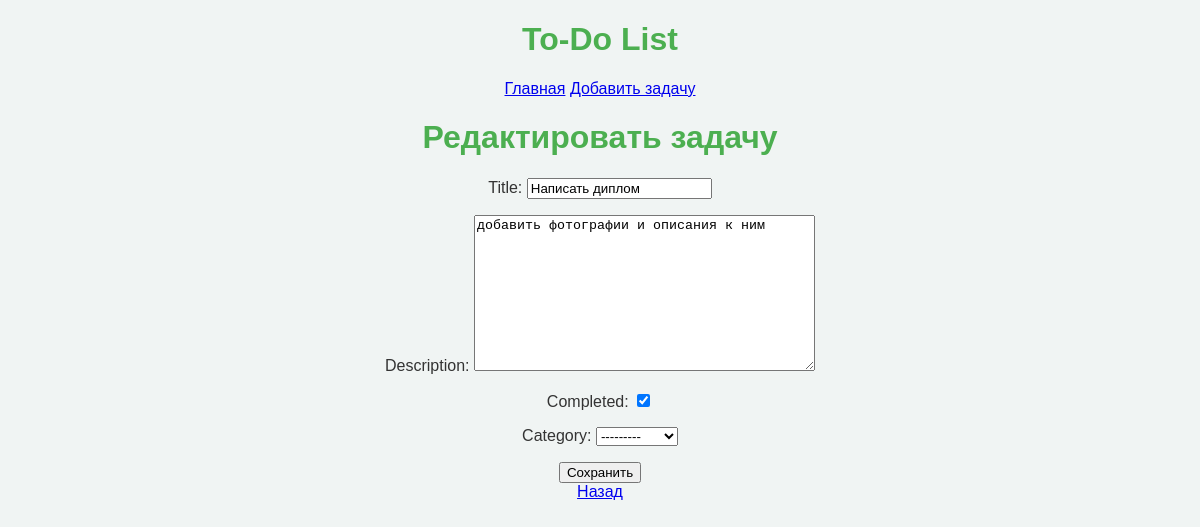
The page /edit/3/ on the database its author committed.
### tasks/models.py (models this page shows, shortened)
class Task(models.Model):
    title = models.CharField(max_length=200)
    description = models.TextField(blank=True, max_length=300)
    completed = models.BooleanField(default=False)
    created_at = models.DateTimeField(auto_now_add=True)
    category = models.ForeignKey(Category, on_delete=models.CASCADE, null=True, blank=True)

### tasks/views.py (the view)
# urls.py: path('edit/<int:task_id>/', views.task_update, name='task_update'),
def task_update(request, task_id):
    task = Task.objects.get(id=task_id)
    if request.method == 'POST':
        form = TaskForm(request.POST, instance=task)
        if form.is_valid():
            form.save()
            return redirect('task_list')
    else:
        form = TaskForm(instance=task)
    return render(request, 'tasks/task_form.html', {'form': form})

### tasks/forms.py
class TaskForm(forms.ModelForm):
    class Meta:
        model = Task
        fields = ['title', 'description', 'completed', 'category']

### tasks/models.py (called while the page is built)
    def __str__(self):
        return self.name

### tasks/templates/tasks/task_form.html (shortened to what this page needs)
{% extends "base.html" %}
{% block content %}
<h1>{% if form.instance.pk %}Редактировать{% else %}Создать{% endif %} задачу</h1>
<form method="post">
    {{ form.as_p }}
    <button type="submit">Сохранить</button>
</form>
<a href="{% url 'task_list' %}">Назад</a>
{% endblock %}

### tasks/static/css/style.css (style rules this page uses)
body { font-family: Arial, sans-serif; background-color: #f0f4f3; color: #333; text-align: center; }
h1 { color: #4CAF50; }

### rows shown on the page
Task: title "Написать диплом", description "добавить фотографии и описания к ним", completed "☑", category "---------"
